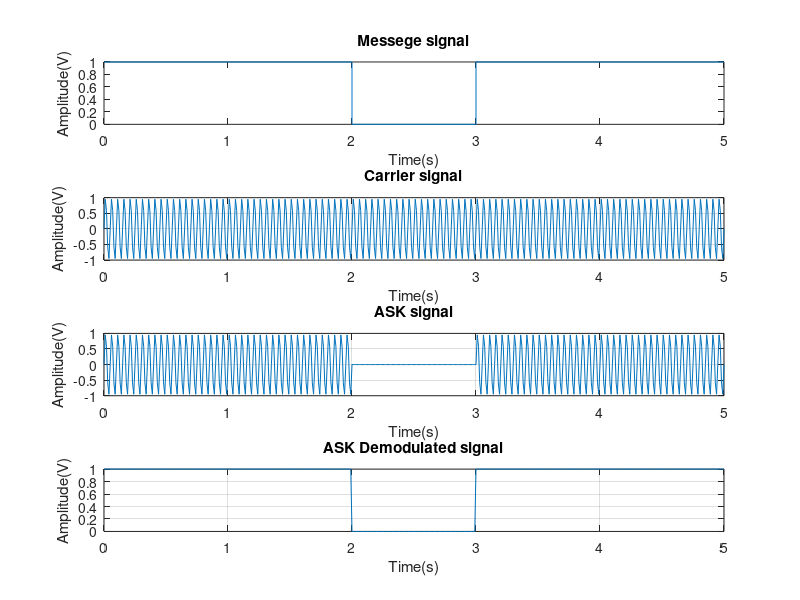

MATLAB code for this plot:
close all;
clear all;
clf;
fc=20;
n=[1 1 0 1 1]
l=length(n)
if n(l)==1
    n(l+1)=1
else
  n(l+1)=0
end
l1=length(n)
tn=0:l1-1
subplot(4,1,1)
stairs(tn,n);
xlabel('Time(s)');
ylabel('Amplitude(V)');
title('Messege signal');

t=0:0.01:l
c=sin(2*pi*fc*t);
subplot(4,1,2);
plot(t,c);
xlabel('Time(s)');
ylabel('Amplitude(V)');
title('Carrier signal');
grid on;

for i=1:l
    for j=(i-1)*100:i*100
        if (n(i)==1)
            s(j+1)=c(j+1)
        else
            s(j+1)=0;
        end
    end
end

subplot(4,1,3);
plot(t,s);
xlabel('Time(s)');
ylabel('Amplitude(V)');
title('ASK signal');
grid on;            
            
for i=1:l
    for j=(i-1)*100:i*100
        if (s(j+1)==c(j+1))
            x(j+1)=1;            
        else
            x(j+1)=0;
        end
    end
end

subplot(4,1,4);
plot(t,x);
xlabel('Time(s)');
ylabel('Amplitude(V)');
title('ASK Demodulated signal');
grid on;            
            
            
            
